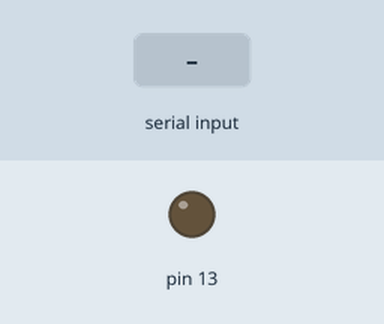
This sketch was run on a simulated Arduino Uno, built with avr-gcc and run on an emulated ATmega328P. Shown: output pins drawn as LEDs (lit = HIGH). Inputs (shaded band) come from the test bench. What the sketch prints to the serial monitor is not drawn.

Above: at 1.2 s.
1.3 s: byte 30 received over Serial
At 1.7 s:
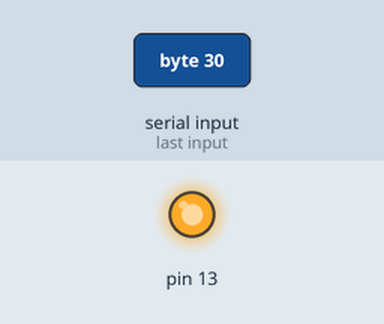
3.3 s: byte 90 received over Serial
At 4.6 s:
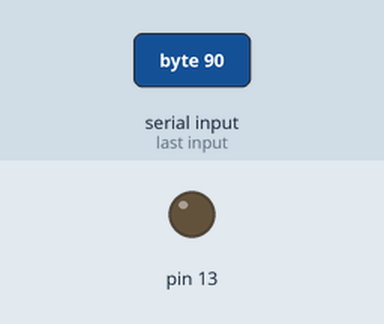
4.8 s: byte 120 received over Serial
At 5.2 s:
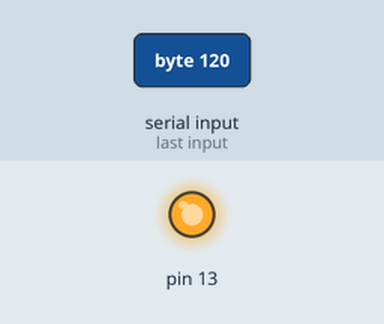
Timing chart, 0 to 7.8 s (numbered marks = the images above; inputs shaded):
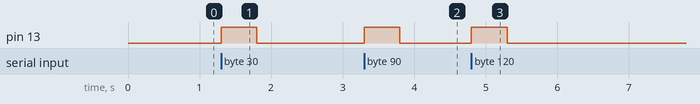

Measured:
- after the input at 1.3 s, pin 13: LOW → HIGH at once, → LOW 0.50 s later
- after the input at 3.3 s, pin 13: LOW → HIGH at once, → LOW 0.50 s later
- after the input at 4.8 s, pin 13: LOW → HIGH at once, → LOW 0.50 s later

The sketch:

arduino.ino
```cpp
char data;

void setup() {

// put your setup code here, to run once:

Serial.begin(9600);

pinMode(13,OUTPUT);

}

void loop()

{

// put your main code here, to run repeatedly:

while(Serial.available()) {

data=Serial.read();

Serial.println(data);

digitalWrite(13,HIGH);

delay(500);

digitalWrite(13,LOW);

}

}
```
